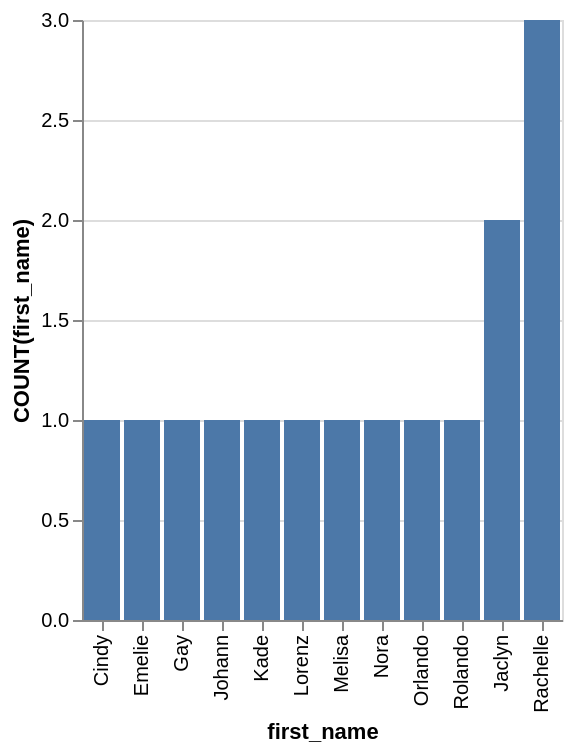

Write the Vega-Lite specification saved for this chart.
### Vega-Lite specification from a JSON file in a GitHub repository (floating-point values rounded to 4 significant figures)
{"data": {"values": [{"x_data": "Cindy", "y_data": 1}, {"x_data": "Emelie", "y_data": 1}, {"x_data": "Gay", "y_data": 1}, {"x_data": "Johann", "y_data": 1}, {"x_data": "Kade", "y_data": 1}, {"x_data": "Lorenz", "y_data": 1}, {"x_data": "Melisa", "y_data": 1}, {"x_data": "Nora", "y_data": 1}, {"x_data": "Orlando", "y_data": 1}, {"x_data": "Rolando", "y_data": 1}, {"x_data": "Jaclyn", "y_data": 2}, {"x_data": "Rachelle", "y_data": 3}]}, "mark": "bar", "encoding": {"x": {"field": "x_data", "type": "nominal", "title": "first_name", "sort": {"op": "sum", "field": "y_data", "order": "ascending"}}, "y": {"field": "y_data", "type": "quantitative", "title": "COUNT(first_name)"}}}
